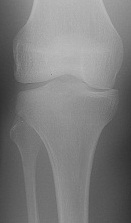
#> input picture xray.jpeg, 131 x 223 px, found by its file name
$ python prewitOperator.py
#> lines starting #> are read from the running program, lines starting #| are printed output that depends on the picture
import cv2
import numpy as np
img = cv2.imread('xray.jpeg')
#> img is the input picture: shape (223, 131, 3); min 49, max 189, mean 123.8
gray = cv2.cvtColor(img, cv2.COLOR_BGR2GRAY)
img_gaussian = cv2.GaussianBlur(gray, (3, 3), 0)
kernelx = np.array([[1, 1, 1], [0, 0, 0], [-1, -1, -1]])
kernely = np.array([[-1, 0, 1], [-1, 0, 1], [-1, 0, 1]])
img_prewittx = cv2.filter2D(img_gaussian, -1, kernelx)
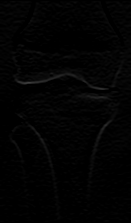
#> img_prewittx: shape (223, 131); min 0, max 63, mean 2.7
img_prewitty = cv2.filter2D(img_gaussian, -1, kernely)
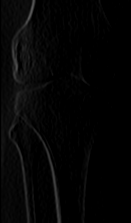
#> img_prewitty: shape (223, 131); min 0, max 87, mean 4.7
cv2.imshow("Original Image", img)
cv2.imshow("Prewitt X", img_prewittx)
cv2.imshow("Prewitt Y", img_prewitty)
cv2.imshow("Prewitt", img_prewittx + img_prewitty)
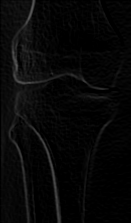
#> window 'Prewitt': shape (223, 131); min 0, max 89, mean 7.4
cv2.waitKey(0)
cv2.destroyAllWindows()

$ run again, with bacteria2.jpeg copied over xray.jpeg
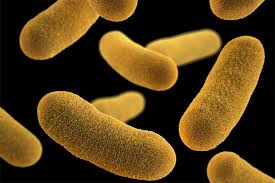
#> input picture bacteria2.jpeg, 275 x 183 px, found by its file name
#> img is the input picture: shape (183, 275, 3); mean B, G, R 23.2, 62.3, 85.9
#> `img_gaussian = cv2.GaussianBlur(gray, (3, 3), 0)`:
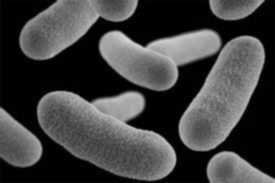
#> img_gaussian: shape (183, 275); min 0, max 213, mean 64.9
#> `cv2.imshow("Prewitt", img_prewittx + img_prewitty)`:
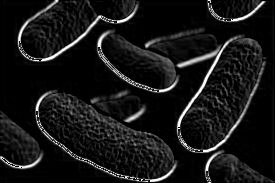
#> window 'Prewitt': shape (183, 275); min 0, max 255, mean 22.9
